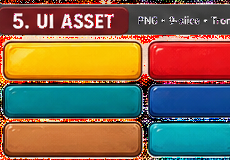
#> input picture Assets/Art/UI/frame_card_slot_9slice.png, 230 x 160 px
$ python -i inventory.py   (imports and definitions only)
#> lines starting #> are read from the running program, lines starting #| are printed output that depends on the picture
"""Read Unity sprite metadata and write independent frame QA outside Assets.

Run: python tools/sprites/inventory.py --source "D:/HITME GAME/unity-client/Assets/Art/Characters"
Only source PNGs and their .meta files are read. All output is under
tools/sprites/out. Flags are screening hints; inspect contact sheets manually.
"""

import argparse
import json
from collections import deque
from pathlib import Path

import numpy as np
import yaml
from PIL import Image, ImageDraw, ImageFont


ROSTER = {
    "Nam Làng": "Cau_Be_Lang",
    "Nữ Năng Động": "CÔ_NÀNG_THỂ_THAO",
    "Quậy Boy": "ANH_NÚI",
    "Cô Ba": None,
    "Anh Teen": "ANH_NÓN_LÁ",
    "Chó Vàng": "CHÚ_CHÓ_VÀNG",
    "Mèo Mun": "MÈO_MUN",
}


# [58 lines left out: functions components, classify, not called in this run]


def read_slices(meta_path):
    doc = yaml.safe_load(meta_path.read_text(encoding="utf-8"))
    return doc.get("TextureImporter", {}).get("spriteSheet", {}).get("sprites", [])


# [34 lines left out: functions crop_unity, font, contact_sheet, not called in this run]


def inventory(source, out):
    source, out = Path(source), Path(out)
    if out.resolve().is_relative_to(source.resolve()):
        raise ValueError("output_must_be_outside_Unity_source")
    if not source.is_dir():
        raise FileNotFoundError(source)
    results = []
    representative = {}
    out.mkdir(parents=True, exist_ok=True)
    for png in sorted(source.rglob("*.png"), key=lambda p: str(p).casefold()):
        meta = Path(str(png) + ".meta")
        if not meta.exists():
            results.append({"source": str(png.relative_to(source)), "error": "missing_meta"})
            continue
        with Image.open(png) as opened:
            texture = opened.convert("RGBA")
        slices = read_slices(meta)
        dimensions = [(int(s["rect"]["width"]), int(s["rect"]["height"])) for s in slices]
        expected = max(set(dimensions), key=dimensions.count) if dimensions else None
        stem = png.relative_to(source).with_suffix("")
        for index, sprite in enumerate(slices):
            name = sprite["name"]
            record = {"source": str(png.relative_to(source)), "sprite": name,
                      "rect_unity": sprite["rect"], "index": index}
            try:
                frame = crop_unity(texture, sprite["rect"])
                reasons, metrics = classify(frame, expected)
                record.update({"flags": reasons, "metrics": metrics, "verdict": "inspect" if reasons else "provisionally_valid"})
                destination = out / "frames" / stem / f"{index:03d}.png"
                destination.parent.mkdir(parents=True, exist_ok=True)
                frame.save(destination)
                record["frame_file"] = str(destination.relative_to(out))
                if index == 0:
                    representative[str(png.parent.name).casefold()] = (frame, reasons, record)
            except ValueError as error:
                record.update({"flags": [str(error)], "verdict": "invalid_rect"})
            results.append(record)
    cards = []
    roster_status = {}
    for name, folder in ROSTER.items():
        match = representative.get(folder.casefold()) if folder else None
        if match is None:
            blank = Image.new("RGBA", (160, 200), "#34383e")
            cards.append((name, blank, ["source_not_identified"]))
            roster_status[name] = "source_not_identified"
        else:
            image, flags, record = match
            cards.append((name, image, flags))
            roster_status[name] = record["source"]
    contact_sheet(cards, out / "contact_sheet.png")
    (out / "inventory.json").write_text(json.dumps({"source": str(source), "frames": results,
        "roster_representatives": roster_status}, ensure_ascii=False, indent=2), encoding="utf-8")
    return results


# [7 lines not run here, left out]

>>> import cv2
>>> picture = cv2.imread('../../Assets/Art/UI/frame_card_slot_9slice.png', cv2.IMREAD_GRAYSCALE)
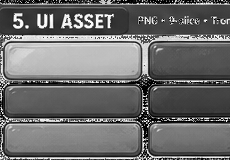
#> picture: shape (160, 230); min 0, max 255, mean 108
>>> result = inventory(picture, 'out.png')
#> (the run stopped early here; a loop or call above may not have finished)
